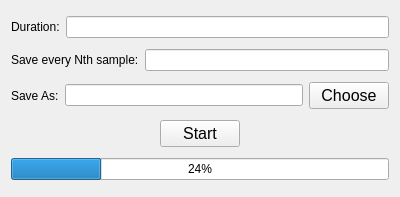
<?xml version="1.0" encoding="UTF-8"?>
<ui version="4.0">
 <class>FastRunGui</class>
 <widget class="QWidget" name="FastRunGui">
  <property name="geometry">
   <rect>
    <x>0</x>
    <y>0</y>
    <width>400</width>
    <height>197</height>
   </rect>
  </property>
  <property name="windowTitle">
   <string>Form</string>
  </property>
  <layout class="QVBoxLayout" name="verticalLayout">
   <item>
    <layout class="QHBoxLayout" name="horizontalLayout">
     <item>
      <widget class="QLabel" name="label">
       <property name="text">
        <string>Duration:</string>
       </property>
      </widget>
     </item>
     <item>
      <widget class="QLineEdit" name="edDuration"/>
     </item>
    </layout>
   </item>
   <item>
    <layout class="QHBoxLayout" name="horizontalLayout_3">
     <item>
      <widget class="QLabel" name="label_2">
       <property name="text">
        <string>Save every Nth sample:</string>
       </property>
      </widget>
     </item>
     <item>
      <widget class="QLineEdit" name="edSaveModN"/>
     </item>
    </layout>
   </item>
   <item>
    <layout class="QHBoxLayout" name="horizontalLayout_4">
     <item>
      <widget class="QLabel" name="lblFileName">
       <property name="text">
        <string>Save As:</string>
       </property>
      </widget>
     </item>
     <item>
      <widget class="QLineEdit" name="edFullFileName"/>
     </item>
     <item>
      <widget class="QPushButton" name="btnFileName">
       <property name="maximumSize">
        <size>
         <width>80</width>
         <height>16777215</height>
        </size>
       </property>
       <property name="font">
        <font>
         <pointsize>12</pointsize>
        </font>
       </property>
       <property name="text">
        <string>Choose</string>
       </property>
      </widget>
     </item>
    </layout>
   </item>
   <item>
    <layout class="QHBoxLayout" name="horizontalLayout_2">
     <item>
      <spacer name="horizontalSpacer_2">
       <property name="orientation">
        <enum>Qt::Horizontal</enum>
       </property>
       <property name="sizeHint" stdset="0">
        <size>
         <width>40</width>
         <height>20</height>
        </size>
       </property>
      </spacer>
     </item>
     <item>
      <widget class="QPushButton" name="btnStartFast">
       <property name="font">
        <font>
         <pointsize>12</pointsize>
        </font>
       </property>
       <property name="text">
        <string>Start</string>
       </property>
      </widget>
     </item>
     <item>
      <spacer name="horizontalSpacer">
       <property name="orientation">
        <enum>Qt::Horizontal</enum>
       </property>
       <property name="sizeHint" stdset="0">
        <size>
         <width>40</width>
         <height>20</height>
        </size>
       </property>
      </spacer>
     </item>
    </layout>
   </item>
   <item>
    <widget class="QProgressBar" name="prgSimulation">
     <property name="value">
      <number>24</number>
     </property>
    </widget>
   </item>
  </layout>
 </widget>
 <resources/>
 <connections/>
</ui>
